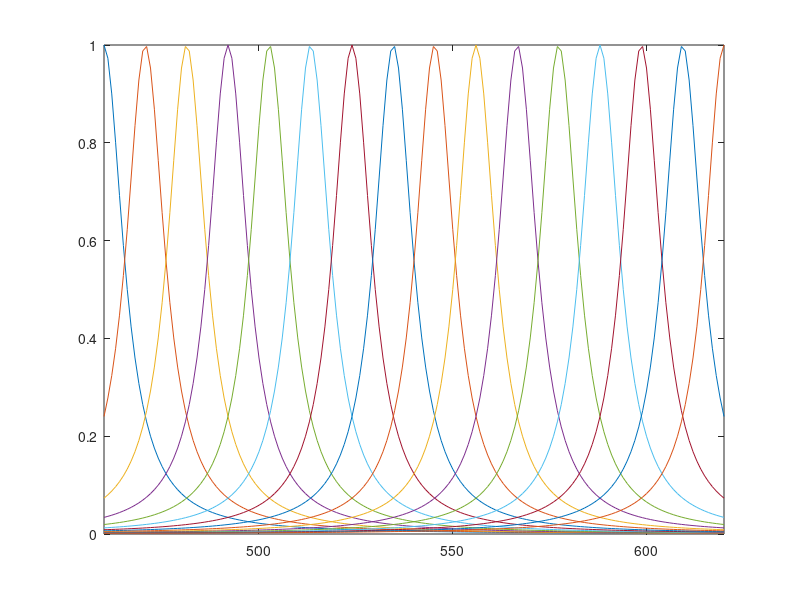

MATLAB code for this plot: (Note: this script raises an error after producing the figure.)
% Clear

% Wavelength range of the IMEC sensor
wl=(460:620)';

% Full width half max (nm) of the filters
FWHM=12;

% Part of the Fabry-Perot calculation
gamma = FWHM/2;
fabry = @(cwl) gamma^2./(gamma.^2 +(wl-cwl).^2);
cwl = linspace(wl(1),wl(end),16); % generate 9 filters

%%
figure
F= fabry(cwl);
plot(wl,fabry(cwl));
xlim([wl(1) wl(end)])

%% Generate file
data = F;
comment = 'multispectral filters computed by Fabry/Perot method in makefilterfile ...';
% filterNames= arrayfun(@num2str, 1:numel(cwl), 'UniformOutput', false);

for i=1:numel(cwl)
    filterNames{i}= ['k-' num2str(cwl(i))];
end

inData.wavelength = wl;
inData.data = data;
inData.filterNames = repmat({'k-'},16,1);
inData.comment = comment;
fname = fullfile(isetRootPath,'data','sensor','imec','qe_IMEC.mat');
ieSaveColorFilter(inData, fname);
% save('multispectral.mat','wavelength','data','comment','filterNames')

%%
theseFilters = ieReadColorFilter(wl,fname);
ieNewGraphWin;
plot(wl,theseFilters);


%%

